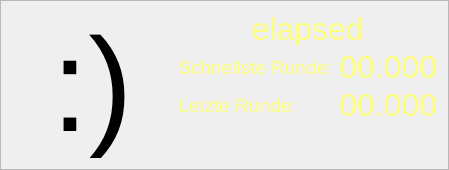
     <widget class="QFrame" name="frame_7" >
      <property name="minimumSize" >
       <size>
        <width>16</width>
        <height>170</height>
       </size>
      </property>
      <property name="maximumSize" >
       <size>
        <width>16777215</width>
        <height>170</height>
       </size>
      </property>
      <property name="frameShape" >
       <enum>QFrame::StyledPanel</enum>
      </property>
      <property name="frameShadow" >
       <enum>QFrame::Sunken</enum>
      </property>
      <layout class="QGridLayout" >
       <item rowspan="4" row="0" column="0" >
        <widget class="QLabel" name="labelImageSlot1" >
         <property name="minimumSize" >
          <size>
           <width>160</width>
           <height>0</height>
          </size>
         </property>
         <property name="maximumSize" >
          <size>
           <width>160</width>
           <height>16777215</height>
          </size>
         </property>
         <property name="font" >
          <font>
           <pointsize>100</pointsize>
          </font>
         </property>
         <property name="frameShape" >
          <enum>QFrame::NoFrame</enum>
         </property>
         <property name="frameShadow" >
          <enum>QFrame::Plain</enum>
         </property>
         <property name="text" >
          <string>:)</string>
         </property>
         <property name="alignment" >
          <set>Qt::AlignCenter</set>
         </property>
        </widget>
       </item>
       <item row="0" column="1" colspan="2" >
        <widget class="QLabel" name="labelLapTimeSlot1" >
         <property name="palette" >
          <palette>
           <active>
            <colorrole role="WindowText" >
             <brush brushstyle="SolidPattern" >
              <color alpha="255" >
               <red>255</red>
               <green>255</green>
               <blue>127</blue>
              </color>
             </brush>
            </colorrole>
           </active>
           <inactive>
            <colorrole role="WindowText" >
             <brush brushstyle="SolidPattern" >
              <color alpha="255" >
               <red>255</red>
               <green>255</green>
               <blue>127</blue>
              </color>
             </brush>
            </colorrole>
           </inactive>
           <disabled>
            <colorrole role="WindowText" >
             <brush brushstyle="SolidPattern" >
              <color alpha="255" >
               <red>128</red>
               <green>128</green>
               <blue>128</blue>
              </color>
             </brush>
            </colorrole>
           </disabled>
          </palette>
         </property>
         <property name="font" >
          <font>
           <pointsize>24</pointsize>
          </font>
         </property>
         <property name="text" >
          <string>elapsed</string>
         </property>
         <property name="alignment" >
          <set>Qt::AlignCenter</set>
         </property>
        </widget>
       </item>
       <item row="1" column="1" >
        <widget class="QLabel" name="label1" >
         <property name="palette" >
          <palette>
           <active>
            <colorrole role="WindowText" >
             <brush brushstyle="SolidPattern" >
              <color alpha="255" >
               <red>255</red>
               <green>255</green>
               <blue>127</blue>
              </color>
             </brush>
            </colorrole>
           </active>
           <inactive>
            <colorrole role="WindowText" >
             <brush brushstyle="SolidPattern" >
              <color alpha="255" >
               <red>255</red>
               <green>255</green>
               <blue>127</blue>
              </color>
             </brush>
            </colorrole>
           </inactive>
           <disabled>
            <colorrole role="WindowText" >
             <brush brushstyle="SolidPattern" >
              <color alpha="255" >
               <red>128</red>
               <green>128</green>
               <blue>128</blue>
              </color>
             </brush>
            </colorrole>
           </disabled>
          </palette>
         </property>
         <property name="font" >
          <font>
           <pointsize>14</pointsize>
          </font>
         </property>
         <property name="text" >
          <string>Schnellste Runde:</string>
         </property>
         <property name="alignment" >
          <set>Qt::AlignLeading|Qt::AlignLeft|Qt::AlignVCenter</set>
         </property>
        </widget>
       </item>
       <item row="1" column="2" >
        <widget class="QLabel" name="labelFastLapSlot1" >
         <property name="palette" >
          <palette>
           <active>
            <colorrole role="WindowText" >
             <brush brushstyle="SolidPattern" >
              <color alpha="255" >
               <red>255</red>
               <green>255</green>
               <blue>127</blue>
              </color>
             </brush>
            </colorrole>
           </active>
           <inactive>
            <colorrole role="WindowText" >
             <brush brushstyle="SolidPattern" >
              <color alpha="255" >
               <red>255</red>
               <green>255</green>
               <blue>127</blue>
              </color>
             </brush>
            </colorrole>
           </inactive>
           <disabled>
            <colorrole role="WindowText" >
             <brush brushstyle="SolidPattern" >
              <color alpha="255" >
               <red>128</red>
               <green>128</green>
               <blue>128</blue>
              </color>
             </brush>
            </colorrole>
           </disabled>
          </palette>
         </property>
         <property name="font" >
          <font>
           <pointsize>24</pointsize>
           <weight>50</weight>
           <bold>false</bold>
          </font>
         </property>
         <property name="text" >
          <string>00.000</string>
         </property>
         <property name="alignment" >
          <set>Qt::AlignRight|Qt::AlignTrailing|Qt::AlignVCenter</set>
         </property>
        </widget>
       </item>
       <item row="2" column="1" >
        <widget class="QLabel" name="label2" >
         <property name="palette" >
          <palette>
           <active>
            <colorrole role="WindowText" >
             <brush brushstyle="SolidPattern" >
              <color alpha="255" >
               <red>255</red>
               <green>255</green>
               <blue>127</blue>
              </color>
             </brush>
            </colorrole>
           </active>
           <inactive>
            <colorrole role="WindowText" >
             <brush brushstyle="SolidPattern" >
              <color alpha="255" >
               <red>255</red>
               <green>255</green>
               <blue>127</blue>
              </color>
             </brush>
            </colorrole>
           </inactive>
           <disabled>
            <colorrole role="WindowText" >
             <brush brushstyle="SolidPattern" >
              <color alpha="255" >
               <red>128</red>
               <green>128</green>
               <blue>128</blue>
              </color>
             </brush>
            </colorrole>
           </disabled>
          </palette>
         </property>
         <property name="font" >
          <font>
           <pointsize>14</pointsize>
          </font>
         </property>
         <property name="text" >
          <string>Letzte Runde:</string>
         </property>
         <property name="alignment" >
          <set>Qt::AlignLeading|Qt::AlignLeft|Qt::AlignVCenter</set>
         </property>
        </widget>
       </item>
       <item row="2" column="2" >
        <widget class="QLabel" name="labelLastLapSlot1" >
         <property name="palette" >
          <palette>
           <active>
            <colorrole role="WindowText" >
             <brush brushstyle="SolidPattern" >
              <color alpha="255" >
               <red>255</red>
               <green>255</green>
               <blue>127</blue>
              </color>
             </brush>
            </colorrole>
           </active>
           <inactive>
            <colorrole role="WindowText" >
             <brush brushstyle="SolidPattern" >
              <color alpha="255" >
               <red>255</red>
               <green>255</green>
               <blue>127</blue>
              </color>
             </brush>
            </colorrole>
           </inactive>
           <disabled>
            <colorrole role="WindowText" >
             <brush brushstyle="SolidPattern" >
              <color alpha="255" >
               <red>128</red>
               <green>128</green>
               <blue>128</blue>
              </color>
             </brush>
            </colorrole>
           </disabled>
          </palette>
         </property>
         <property name="font" >
          <font>
           <pointsize>24</pointsize>
           <weight>50</weight>
           <bold>false</bold>
          </font>
         </property>
         <property name="text" >
          <string>00.000</string>
         </property>
         <property name="alignment" >
          <set>Qt::AlignRight|Qt::AlignTrailing|Qt::AlignVCenter</set>
         </property>
        </widget>
       </item>
       <item row="3" column="1" colspan="2" >
        <widget class="QLabel" name="labelInfoSlot1" >
         <property name="palette" >
          <palette>
           <active>
            <colorrole role="WindowText" >
             <brush brushstyle="SolidPattern" >
              <color alpha="255" >
               <red>255</red>
               <green>255</green>
               <blue>127</blue>
              </color>
             </brush>
            </colorrole>
           </active>
           <inactive>
            <colorrole role="WindowText" >
             <brush brushstyle="SolidPattern" >
              <color alpha="255" >
               <red>255</red>
               <green>255</green>
               <blue>127</blue>
              </color>
             </brush>
            </colorrole>
           </inactive>
           <disabled>
            <colorrole role="WindowText" >
             <brush brushstyle="SolidPattern" >
              <color alpha="255" >
               <red>128</red>
               <green>128</green>
               <blue>128</blue>
              </color>
             </brush>
            </colorrole>
           </disabled>
          </palette>
         </property>
         <property name="font" >
          <font>
           <pointsize>20</pointsize>
           <weight>75</weight>
           <italic>true</italic>
           <bold>true</bold>
          </font>
         </property>
         <property name="frameShape" >
          <enum>QFrame::NoFrame</enum>
         </property>
         <property name="frameShadow" >
          <enum>QFrame::Sunken</enum>
         </property>
         <property name="text" >
          <string/>
         </property>
         <property name="alignment" >
          <set>Qt::AlignCenter</set>
         </property>
        </widget>
       </item>
      </layout>
     </widget>
